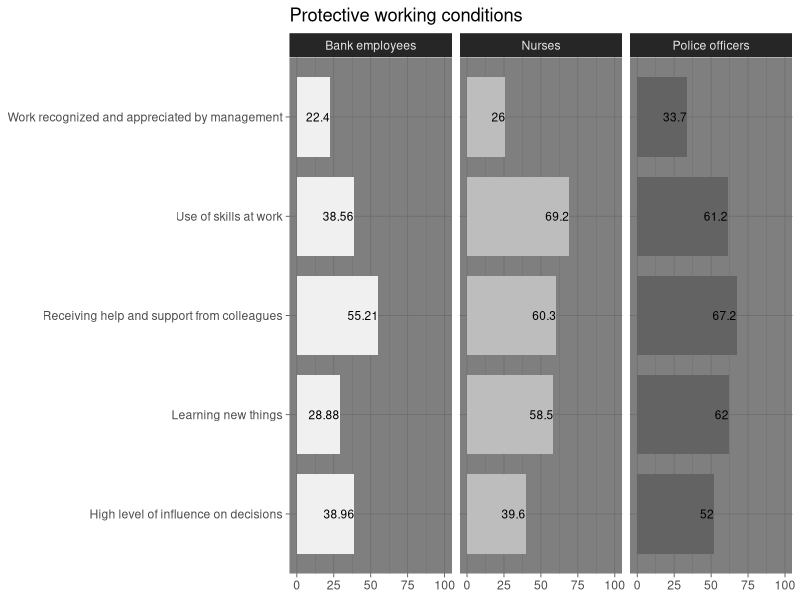
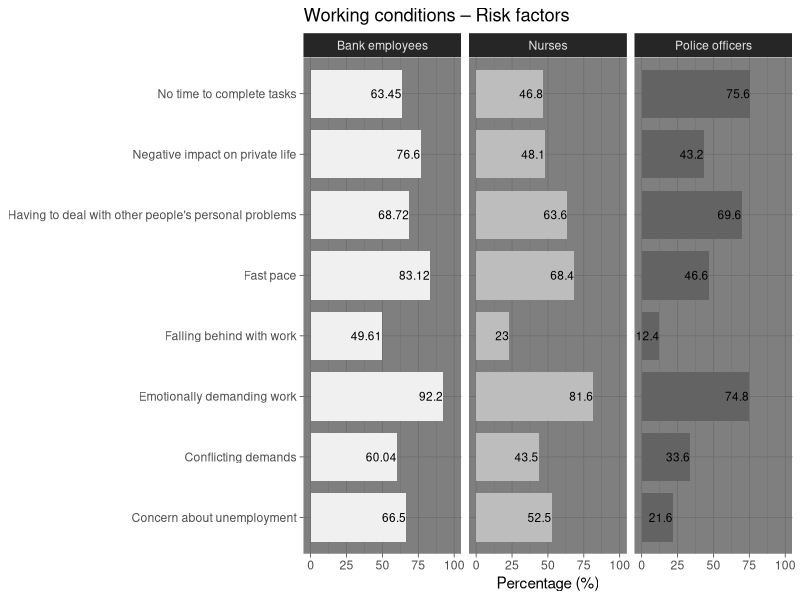
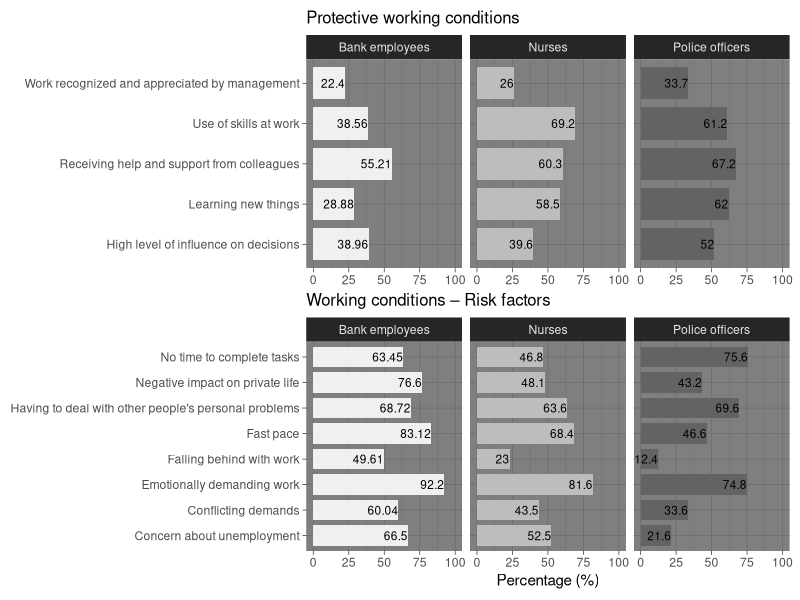
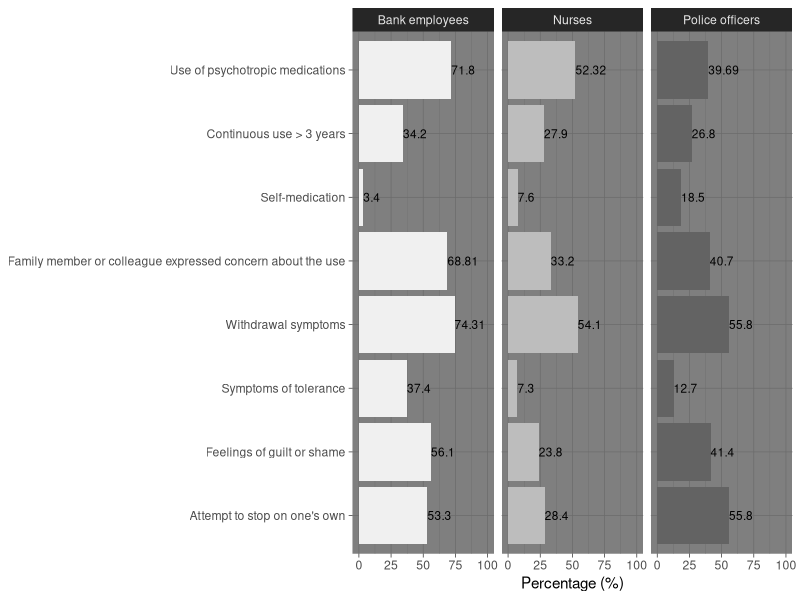
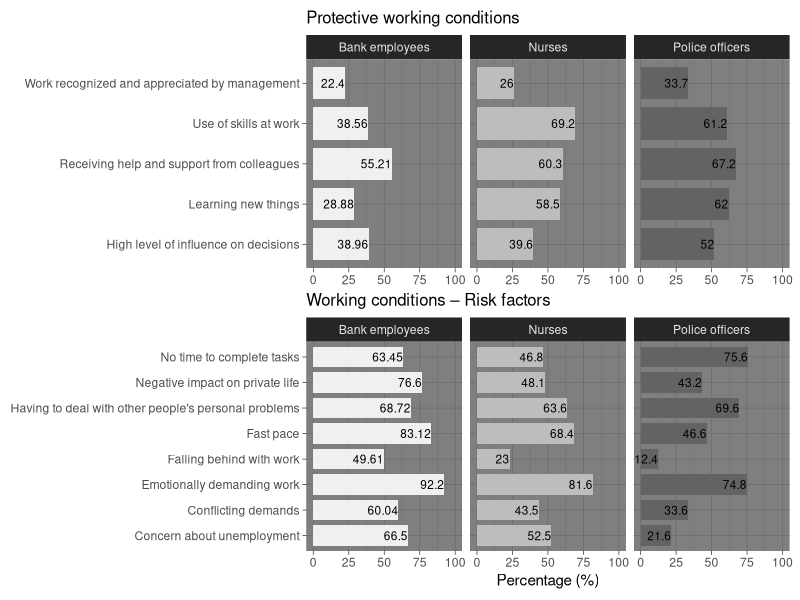
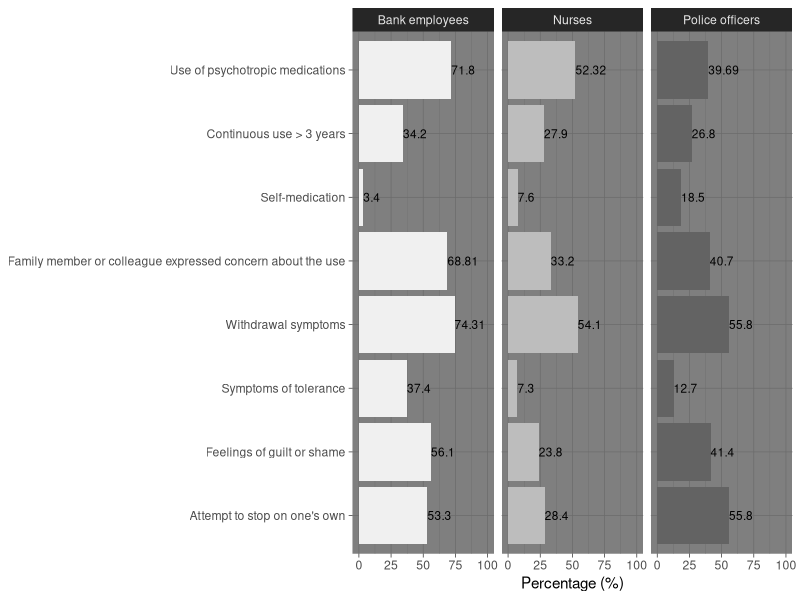

The R source for these figures, in order:
## ---- chunk 1
setwd("E:\\Artigo UERJ_MULTICAT")
## ---- chunk 2
library(ggplot2)
library(tidyr)
library(dplyr)
## ---- chunk 3
data_a <- data.frame(
  Category = c("High level of influence on decisions",
                "Learning new things",
                "Use of skills at work",
                "Work recognized and appreciated by management",
               "Receiving help and support from colleagues"),
  `Bank employees` = c(38.96, 28.88, 38.56,22.40, 55.21),
  `Police officers` = c(52, 62, 61.20, 33.70, 67.20),
  `Nursing professionals` = c(39.60, 58.50, 69.20, 26, 60.30)
)
## ---- chunk 4
data_long <- pivot_longer(
  data_a,
  cols = -Category,
  names_to = "Profissao",
  values_to = "Percentual"
)
## ---- chunk 5
data_long_a <- data_long %>% 
  mutate(Group =  case_when(Profissao == "Bank.employees" ~"Bank employees",
                               Profissao == "Police.officers" ~"Police officers",
                               Profissao == "Nursing.professionals" ~"Nurses"))
## ---- chunk 6

g1 <- ggplot(data_long_a,
       aes(x = Category,
           y = Percentual,
           fill = Group)) +
  geom_col(show.legend = FALSE, width = 0.8) +
   geom_text(aes(label = Percentual),
            hjust = 1,
            size = 3) +
  facet_wrap(~Group) +
  scale_y_continuous(
    limits = c(0, 100),
    breaks = c(0, 25, 50, 75, 100 ),
    labels = c("0", "25", "50", "75", "100")
  ) +
  scale_fill_brewer(palette = "Greys")+
  coord_cartesian(ylim = c(0,100)) + coord_flip() +
  labs(title = "Protective working conditions", 
       y = NULL,
       x = NULL ) +
  theme(
    panel.spacing = unit(0.8, "cm"),
    plot.title = element_text(
      hjust = -1.3,
      face = "bold",
      size = 12
    )
  )

g1+ theme_dark()
## ---- chunk 7
data_b <- data.frame(
  Category = c("Conflicting demands",
                "Fast pace",
                "No time to complete tasks",
                "Falling behind with work",
               "Emotionally demanding work",
               "Negative impact on private life",
               "Having to deal with other people's personal problems",
               "Concern about unemployment"),
  `Bank employees` = c(60.04, 83.12, 63.45, 49.61, 92.20, 76.60, 68.72, 66.50),
  `Police officers` = c(33.60, 46.60, 75.60, 12.40, 74.80, 43.20, 69.60,21.60),
  `Nursing professionals` = c(43.50, 68.40, 46.80, 23.00, 81.60, 48.10, 63.60, 52.50)
)
## ---- chunk 8
data_long_2 <- pivot_longer(
  data_b,
  cols = -Category,
  names_to = "Profissao",
  values_to = "Percentual"
)
## ---- chunk 9
data_long_b <- data_long_2 %>% 
  mutate(Group =  case_when(Profissao == "Bank.employees" ~"Bank employees",
                               Profissao == "Police.officers" ~"Police officers",
                               Profissao == "Nursing.professionals" ~"Nurses"))
## ---- chunk 10
g2 <- ggplot(data_long_b,
       aes(x = Category,
           y = Percentual,
           fill = Group)) +
  geom_col(show.legend = FALSE, width = 0.8) +
   geom_text(aes(label = Percentual),
            hjust = 1,
            size = 3) +
  facet_wrap(~Group) +
  scale_y_continuous(
    limits = c(0, 100),
    breaks = c(0, 25, 50, 75, 100 ),
    labels = c("0", "25", "50", "75", "100")
  ) + 
  scale_fill_brewer(palette = "Greys")+
  coord_cartesian(ylim = c(0,100)) + coord_flip() +
  labs(title = "Working conditions – Risk factors", 
       y = "Percentage (%)",
       x = NULL ) +
  theme(
    panel.spacing = unit(0.8, "cm"),
    plot.title = element_text(
      hjust = -1.3,
      face = "bold",
      size = 12
    )
  )

g2 + theme_dark()
## ---- chunk 11
library(patchwork)

ajuste_padrao <- theme(
  plot.margin = margin(2, 2, 2, 2),
  plot.title = element_text(size = 12, hjust = 0)
)

g1 <- g1 + theme_dark() + ajuste_padrao + theme(legend.position = "none") 

g2 <- g2 + theme_dark() + ajuste_padrao + theme(legend.position = "none")


# Montagem com alturas iguais
p1 <- (g1 ) / (g2 )  +
  plot_layout(heights = c(1, 1)) 

p1

ggsave("graph_1.png", width = 10, height = 8, dpi = 300)

## ---- chunk 12
data_c <- data.frame(
  Category = as.factor(c("Use of psychotropic medications",
                "Continuous use > 3 years",
                "Self-medication",
                "Family member or colleague expressed concern about the use",
               "Withdrawal symptoms",
               "Symptoms of tolerance",
               "Feelings of guilt or shame",
               "Attempt to stop on one's own")),
  `Bank employees` = c(71.80, 34.20, 3.40, 68.81,74.31,37.40,56.10,53.30),
  `Police officers` = c(39.69, 26.80, 18.50, 40.70, 55.80, 12.70, 41.40, 55.80),
  `Nursing professionals` = c(52.32, 27.90, 7.60, 33.20, 54.10, 7.30, 23.80,28.40)
)
## ---- chunk 13
data_long_3 <- pivot_longer(
  data_c,
  cols = -Category,
  names_to = "Profissao",
  values_to = "Percentual"
)
## ---- chunk 14
data_long_c <- data_long_3 %>% 
  mutate(Group =  case_when(Profissao == "Bank.employees" ~"Bank employees",
                               Profissao == "Police.officers" ~"Police officers",
                               Profissao == "Nursing.professionals" ~"Nurses"))
## ---- chunk 15
data_long_c$Category <- factor(
  data_long_c$Category,
  levels = c(
    "Attempt to stop on one's own",
    "Feelings of guilt or shame",
    "Symptoms of tolerance",
    "Withdrawal symptoms",
    "Family member or colleague expressed concern about the use",
    "Self-medication",
    "Continuous use > 3 years",
    "Use of psychotropic medications"
  )
)
## ---- chunk 16
g3 <- ggplot(data_long_c,
       aes(x = Category,
           y = Percentual,
           fill = Group)) +
  geom_col(show.legend = FALSE) +
   geom_text(aes(label = Percentual),
            hjust = 0,
            size = 3) +
  facet_wrap(~Group) +
  scale_y_continuous(
    limits = c(0, 100),
    breaks = c(0, 25, 50, 75, 100 ),
    labels = c("0", "25", "50", "75", "100")
  ) +
  scale_fill_brewer(palette = "Greys")+
  coord_cartesian(ylim = c(0,100)) + coord_flip() +
  labs(title = NULL, 
       y = "Percentage (%)",
       x = NULL ) +
  theme(
    panel.spacing = unit(0.8, "cm"),
    plot.title = element_text(
      hjust = 1,
      face = "bold",
      size = 12
    )
  )

g3 + theme_dark()

ggsave("graph_2.png", width = 10, height = 8, dpi = 300)
